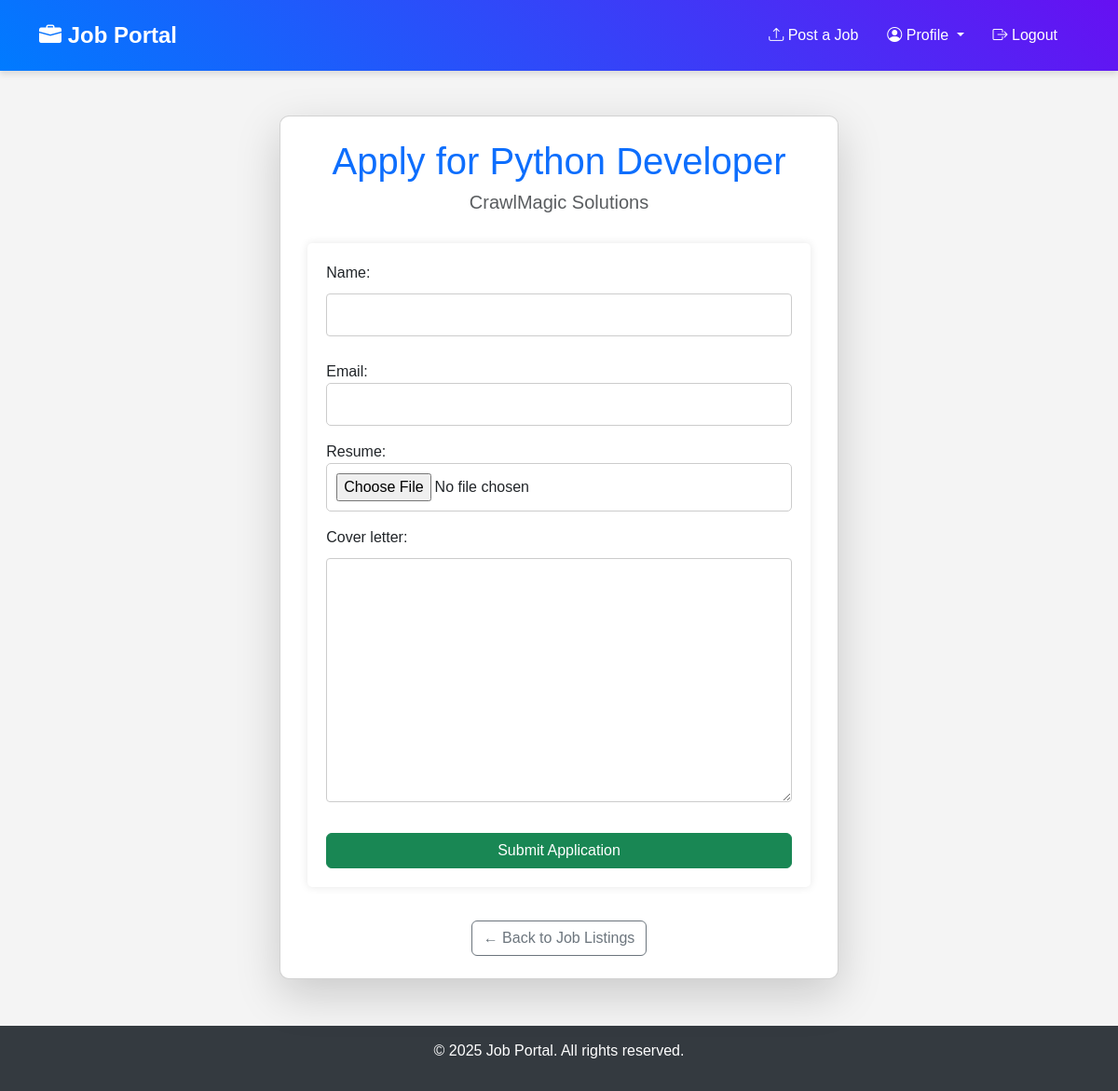
Page /job/1/apply/ (signed in) on the earlier database version.
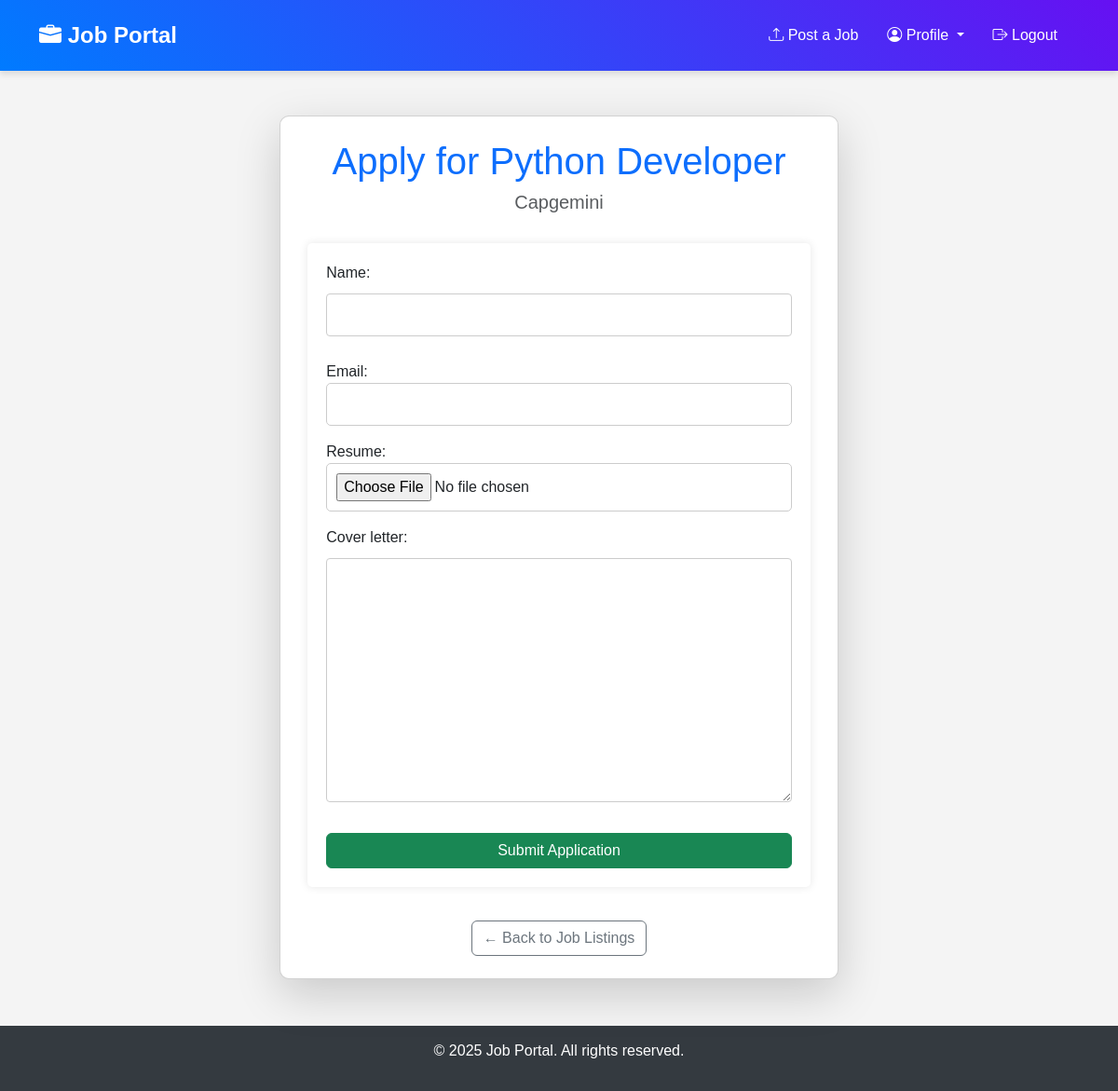
Same page on the later database version.
### jobs/models.py (models this page shows, shortened)
class Job(models.Model):
    JOB_TYPE_CHOICES = [
        ("full_time", "Full Time"),
        ("part_time", "Part Time"),
        ("contract", "Contract"),
        ("internship", "Internship"),
    ]
    title = models.CharField(max_length=255)
    company = models.CharField(max_length=255)
    posted_by = models.ForeignKey(User, on_delete=models.CASCADE)
    description = models.TextField()
    job_type = models.CharField(max_length=50, choices=JOB_TYPE_CHOICES)
    location = models.CharField(max_length=255)
    salary = models.DecimalField(max_digits=10, decimal_places=2)
    experience = models.CharField(max_length=100)  # e.g., "2-3 years"
    education = models.CharField(max_length=100)  # e.g., "Bachelor's Degree"
    mandatory_skills = models.TextField()  # Comma-separated skills
    created_at = models.DateTimeField(auto_now_add=True)
    updated_at = models.DateTimeField(auto_now=True)

### jobs/views.py (the view, shortened to what this page needs)
class ApplyJobView(LoginRequiredMixin, View):
    template_name = "jobs/apply_job.html"
    def get(self, request, job_id):
        job = get_object_or_404(Job, id=job_id)
        form = ApplicationForm()
        return render(request, self.template_name, {"job": job, "form": form})

### jobs/forms.py
class ApplicationForm(forms.Form):
    name = forms.CharField(max_length=100)
    email = forms.EmailField()
    resume = forms.FileField()  # Assuming you want to upload a resume
    cover_letter = forms.CharField(
        widget=forms.Textarea, required=False
    )  # Optional cover letter

### jobs/templates/jobs/apply_job.html (shortened to what this page needs)
{% extends 'jobs/base.html' %}
{% block content %}
<div class="container mt-5">
    <div class="card shadow-lg p-4">
        <h1 class="text-center text-primary">Apply for {{ job.title }}</h1>
        <h5 class="text-muted text-center">{{ job.company }}</h5>
        <form method="POST" enctype="multipart/form-data" class="mt-4">
            <div class="mb-3">
                {{ form.name.label_tag }}
                {{ form.name }}
            </div>
            <div class="mb-3">
                {{ form.email.label_tag }}
                {{ form.email }}
            </div>
            <div class="mb-3">
                {{ form.resume.label_tag }}
                {{ form.resume }}
            </div>
            <div class="mb-3">
                {{ form.cover_letter.label_tag }}
                {{ form.cover_letter }}
            </div>
            <button type="submit" class="btn btn-success w-100">Submit Application</button>
        </form>
        <div class="text-center mt-3">
            <a href="{% url 'job_list' %}" class="btn btn-outline-secondary">← Back to Job Listings</a>
        </div>
    </div>
</div>
{% endblock %}

Differences in the rows shown:
changed Job "Python Developer": company "CrawlMagic Solutions" → "Capgemini"
